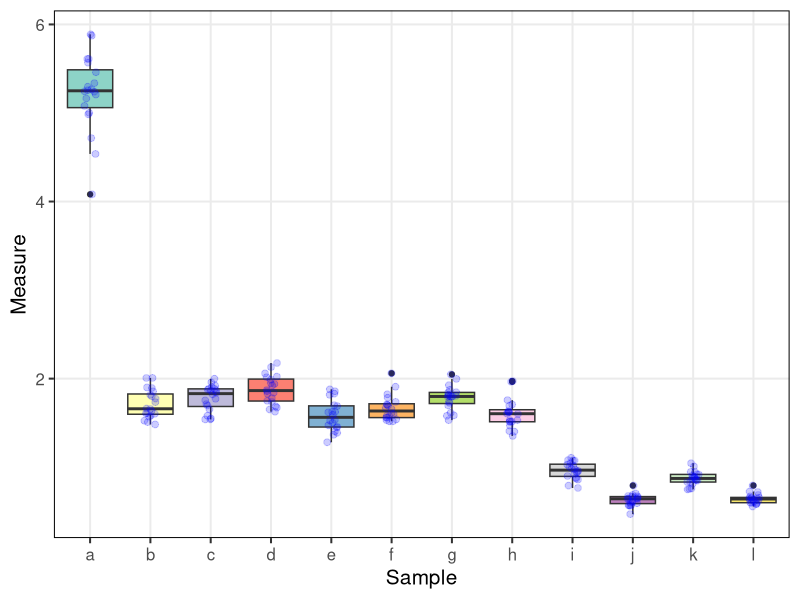
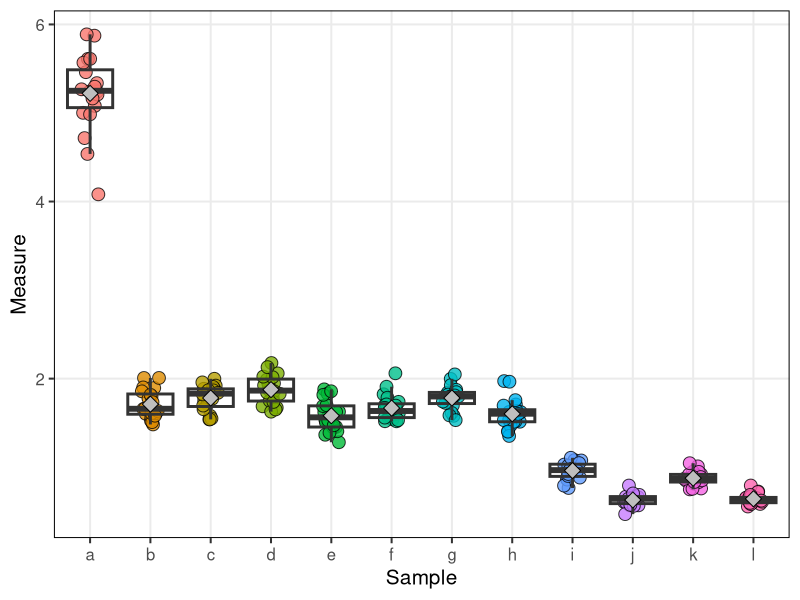

The R script that drew these images, in order:
#+++++++++++++++++++++++++++++++++++++++++++++++++++++++++++++++++++++++++++++++
#
#
# FileName:
# Description:
#
#
# Reference:
#          # wresch.github.io/2014/05/22/aligning-ggplo2-graphs.html
#          # stackoverflow.com/questions/31630045/understanding-boxplot-with-jitter
#
#+++++++++++++++++++++++++++++++++++++++++++++++++++++++++++++++++++++++++++++++
# Miguel P. Xochicale [http://mxochicale.github.io]
# Doctoral Researcher in Human-Robot Interaction
# University of Birmingham, U.K. (2014-2018)
#+++++++++++++++++++++++++++++++++++++++++++++++++++++++++++++++++++++++++++++++
#
#
#

library(ggplot2)
library(gtable)
library(grid)
library(data.table)


# Synthetic DataTable
mv <- sqrt( c(25, runif(7,2.5,3.5), runif(4,0,1)))
mn <- length(mv)
ms <- letters[1:mn]

dt <- NULL
for (i in 1:20){
  dt <- rbind(dt,
              data.table( sample=ms, val=(mv+ rnorm(mn,0,0.1*mv) ) ) 
              )
}
summary(dt)


 #BoxPlot V0
pbox0 <- ggplot(dt)+
   geom_boxplot( aes(sample, val, fill=sample) )+
   geom_jitter(aes(sample, val, fill=sample),
               position=position_jitter(width=0.1, height=0),
               color="blue",
               alpha=0.2,
               size=2
                 )+
   scale_fill_brewer(palette="Set3")+
   labs(x= "Sample", y="Measure")+
   theme_bw(15)+
   theme(panel.grid.minor= element_blank(),
         panel.border=element_rect(color="black"),
         legend.position="none")
#pbox0

#BoxPlot V1
pbox1 <-  ggplot(dt, aes(x=sample, y=val) )+
          geom_point(aes(fill=sample),
                    alpha=0.8,
                    size=4,
                    shape=21,
                    position=position_jitter(width=0.15, height=0)  )+
         geom_boxplot(lwd=1,outlier.colour=NA, fill=NA)+
        labs(x= "Sample", y="Measure")+
         theme_bw(15)+
         theme(panel.grid.minor= element_blank(),
               panel.border=element_rect(color="black"),
               legend.position="none")+
  	stat_summary(fun.y = mean, geom = "point", shape = 23, size = 4, fill = "gray")
#pbox1


# tiff("jittering.tiff", height=1000, width=2000, units="px", res=200)
# print(p.box)
# dev.off()
